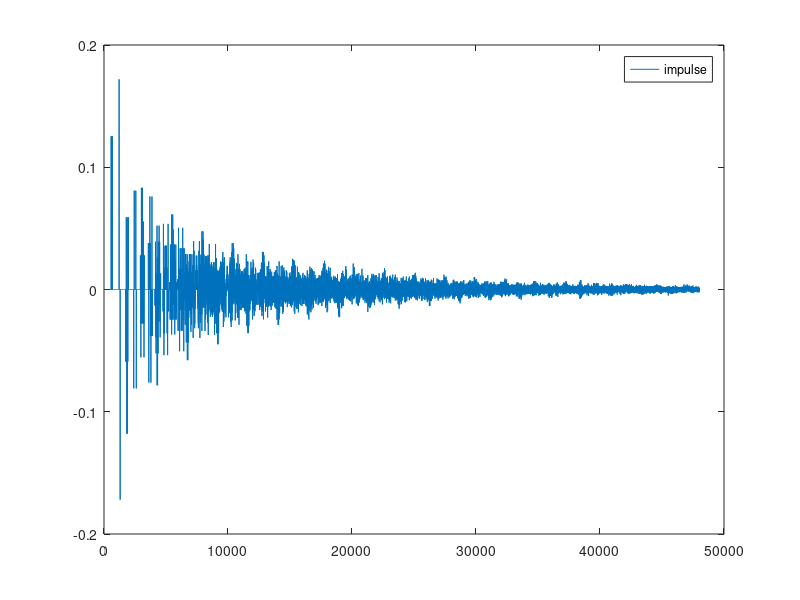

This chart was generated by the following MATLAB code:
% plot_fdn.m
% created by tolka nabroski
clear all; close all; clc;
fs = 48000;
% Create an impulse 
x = zeros(1, 1 * fs);
x(1) = .354 * 1;
y = zeros(1, fs);
% feedback matrix 
A = [1e-6 -0.685894 0.685894 1e-6; 0.685894 1e-6 1e-6 0.685894; 0.685894 1e-6 1e-6 -0.685894; 1e-6 -0.685894 -0.685894 1e-6];
% delay lines, use prime numbers 
m = [577 601 641 661]'; 
z1 = zeros(1, 661);
z2 = zeros(1, 661);
z3 = zeros(1, 661);
z4 = zeros(1, 661);
for n = 1 : length(y)
tmp = [z1(m(1)) z2(m(2)) z3(m(3)) z4(m(4))];
y(n) = .354 * (z1(m(1)) + z2(m(2)) + z3(m(3)) + z4(m(4)));
z1 = [(x(n) + tmp * A(1,:)') z1(1:length(z1)-1)];
z2 = [(x(n) + tmp * A(2,:)') z2(1:length(z2)-1)];
z3 = [(x(n) + tmp * A(3,:)') z3(1:length(z3)-1)];
z4 = [(x(n) + tmp * A(4,:)') z4(1:length(z4)-1)];
end
plot(y);
legend('impulse');
